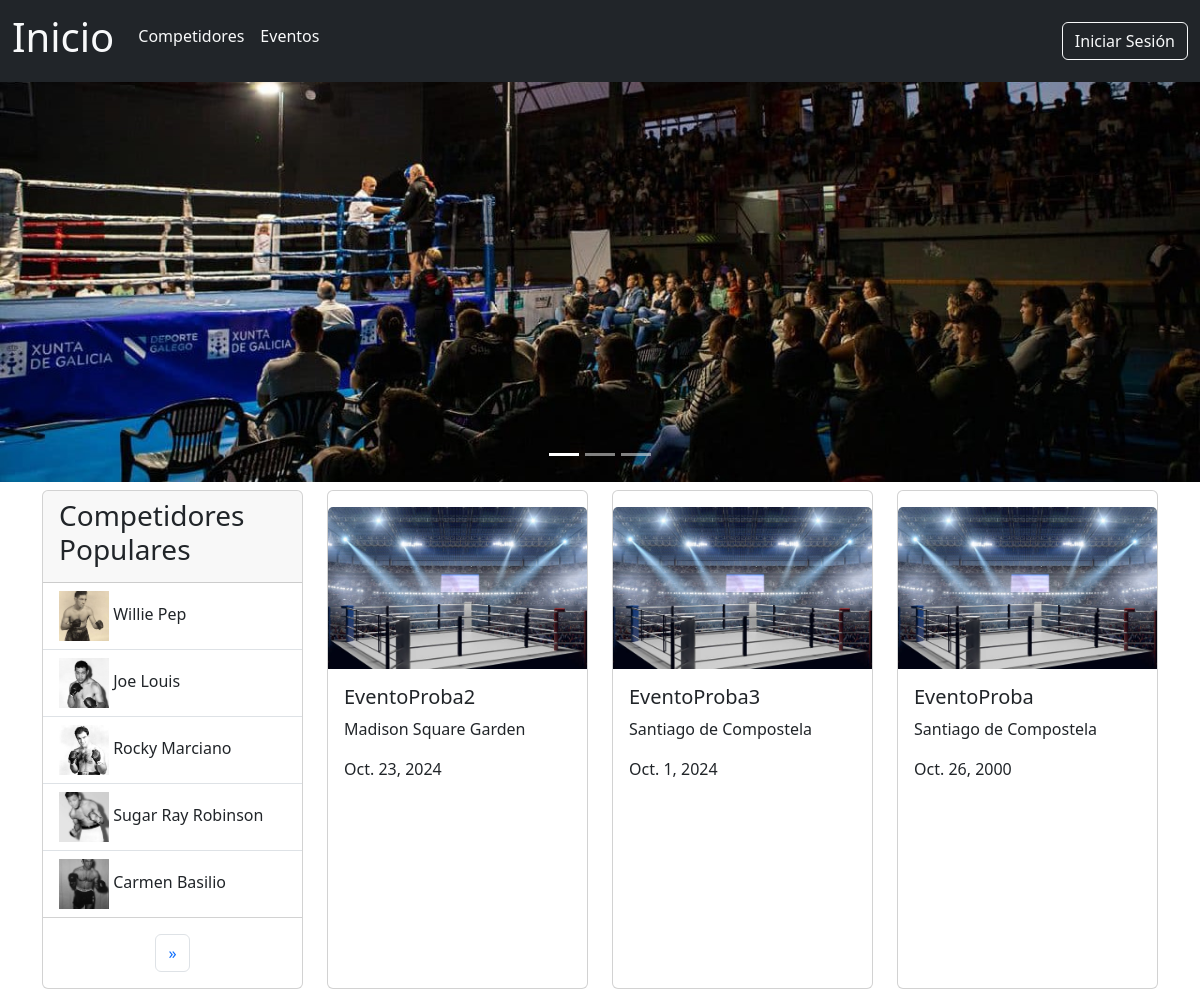
/, run on an earlier commit of the app's database.
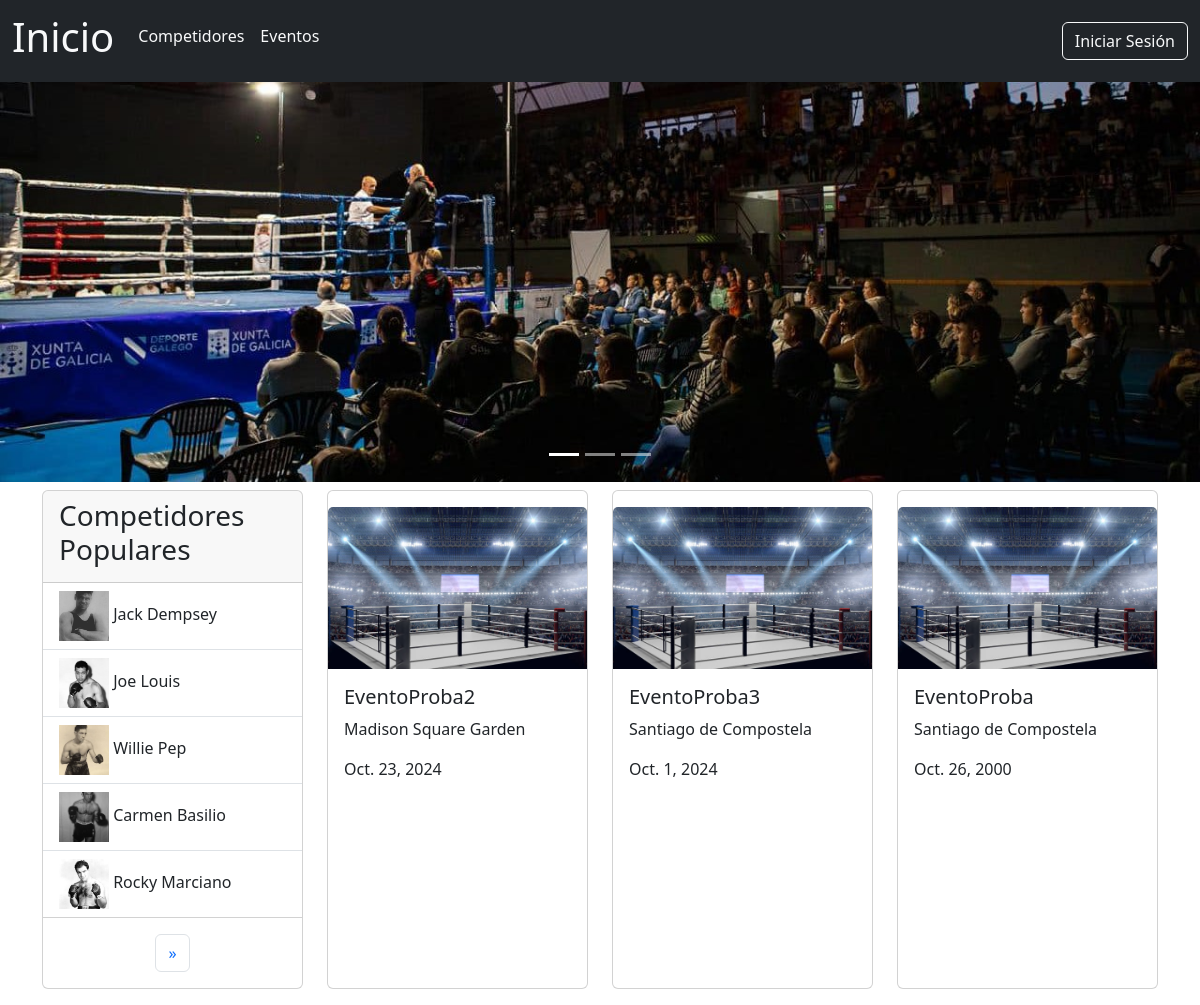
And on a later commit of the database.
### boxGal/models.py (models this page shows, shortened)
class Competidor(models.Model):
    id_competidor = models.BigAutoField(auto_created=True, primary_key=True)
    nome_competidor = models.CharField(max_length=255)
    apelidos_competidor = models.CharField(max_length=255)
    peso_competidor = models.CharField(max_length=255)
    vitorias = models.IntegerField()
    derrotas = models.IntegerField()
    empates = models.IntegerField()
    foto_competidor = models.ImageField(upload_to='competidores/', blank=True, null=True)

class Evento(models.Model):
    id_evento = models.BigAutoField(auto_created=True, primary_key=True)
    nome_evento = models.CharField(max_length=255)
    lugar_evento = models.CharField(max_length=255)
    data_evento = models.DateField()
    foto_evento = models.ImageField(upload_to='eventos/', blank=True, null=True)

### boxGal/views.py (the view)
# urls.py: path('', views.inicioHTML, name='indexPage'),
def inicioHTML(request):
  template = loader.get_template('index.html')
  listaEventos = Evento.objects.all().values().order_by('-data_evento')[:3]
  if request.user.is_authenticated:
      competidores = request.user.favoritos.all()
  else:
      competidores = Competidor.objects.annotate(num_seguidores=Count('seguidores')).order_by('-num_seguidores')
  paginator = Paginator(competidores, 5)
  page_number = request.GET.get('page')
  page_obj = paginator.get_page(page_number)
  contido = {
    'listaEventos':listaEventos,
    'page_obj':page_obj
  }
  return HttpResponse(template.render(contido, request))

### boxGal/templates/index.html (shortened to what this page needs)
{% extends 'header.html' %}
{% block links %}
  {% load static %}
  <link href="{% static 'css/style.css' %}" rel="stylesheet" />
{% endblock %}
{% block corpo %}
  <div class="container-fluid p-0">
    <div id="carouselBoxeo" class="carousel slide text-center d-none d-sm-block" data-bs-ride="carousel">
      <div class="carousel-indicators">
        <button type="button" data-bs-target="#carouselBoxeo" data-bs-slide-to="0" class="active" aria-current="true" aria-label="Slide 1"></button>
        <button type="button" data-bs-target="#carouselBoxeo" data-bs-slide-to="1" aria-label="Slide 2"></button>
        <button type="button" data-bs-target="#carouselBoxeo" data-bs-slide-to="2" aria-label="Slide 3"></button>
      </div>
      <div class="carousel-inner">
        <div class="carousel-item active">
          <img src="/media/decoracion/car1.jpg" class="d-block img-fluid carousel-img" alt="1" />
        </div>
      </div>
      <button class="carousel-control-prev" type="button" data-bs-target="#carouselBoxeo" data-bs-slide="prev"></button>
      <button class="carousel-control-next" type="button" data-bs-target="#carouselBoxeo" data-bs-slide="next"></button>
    </div>
  </div>
  <div class="container mt-2">
    <div class="row">
      <div class="col-12 col-md-5 col-lg-3 mb-3">
        <div class="card h-100">
          <div class="card-header">
            <h3>
              {% if user.is_authenticated %}
                Competidores Seguidos
              {% else %}
                Competidores Populares
              {% endif %}
            </h3>
          </div>
          <ul class="list-group list-group-flush">
            {% for competidor in page_obj %}
              <li class="list-group-item list-group-item-action">
                <a href="{% url 'competidoresPage' %}{{ competidor.id_competidor }}" class="nav-link text-dark">
                  <img src="{% if competidor.foto_competidor %}
                      {{ competidor.foto_competidor.url }}
                    {% else %}
                      /media/competidores/defaultCompetidor.png
                    {% endif %}"
                    class="img-competidor-min"
                    alt="{{ competidor.nome_competidor }}" />
                  {{ competidor.nome_competidor }} {{ competidor.apelidos_competidor }}
                </a>
              </li>
            {% endfor %}
          </ul>
          <nav aria-label="Page navigation" class="my-3">
            <ul class="pagination justify-content-center mb-0">
              {% if page_obj.has_next %}
                <li class="page-item">
                  <a class="page-link" href="?page={{ page_obj.next_page_number }}" aria-label="Next"><span aria-hidden="true">&raquo;</span></a>
                </li>
              {% endif %}
            </ul>
          </nav>
        </div>
      </div>
      {% for evento in listaEventos %}
        <div class="col-12 col-md-6 col-lg-3 mb-3">
          <div class="card h-100">
            {% if evento.foto_evento %}
              <img src="/media/{{ evento.foto_evento }}" class="card-img-top mt-3" alt="{{ evento.nome_evento }}" />
            {% else %}
              <img src="/media/eventos/defaultEvento.jpg" class="card-img-top mt-3" alt="{{ evento.nome_evento }}" />
            {% endif %}
            <div class="card-body">
              <h5 class="card-title">{{ evento.nome_evento }}</h5>
              <div class="card-text">
                <p>{{ evento.lugar_evento }}</p>
                <p>{{ evento.data_evento }}</p>
              </div>
            </div>
          </div>
        </div>
      {% endfor %}
    </div>
  </div>
{% endblock %}

What changed in the data, as far as the page shows it:
no longer on this page (row edited): Competidor: foto_competidor (picture), nome_competidor "Sugar Ray", apelidos_competidor "Robinson"
now on this page (row edited): Competidor: foto_competidor+nome_competidor (picture), nome_competidor "Jack", apelidos_competidor "Dempsey"
changed Competidor "Joe": moves up the list
changed Competidor "Carmen": moves up the list
